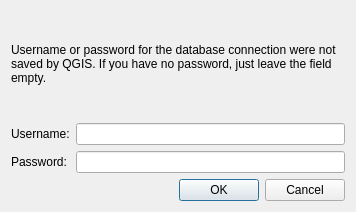
<?xml version="1.0" encoding="UTF-8"?>
<ui version="4.0">
 <class>AskCredentials</class>
 <widget class="QDialog" name="AskCredentials">
  <property name="geometry">
   <rect>
    <x>0</x>
    <y>0</y>
    <width>356</width>
    <height>212</height>
   </rect>
  </property>
  <property name="windowTitle">
   <string>Dialog</string>
  </property>
  <layout class="QVBoxLayout" name="verticalLayout">
   <item>
    <widget class="QLabel" name="label_3">
     <property name="text">
      <string>&lt;html&gt;&lt;head/&gt;&lt;body&gt;&lt;p&gt;Username or password for the database connection were not
       saved by QGIS. If you have no password, just leave the field empty.&lt;/p&gt;&lt;/body&gt;&lt;/html&gt;
      </string>
     </property>
     <property name="wordWrap">
      <bool>true</bool>
     </property>
    </widget>
   </item>
   <item>
    <layout class="QGridLayout" name="gridLayout">
     <item row="0" column="1">
      <widget class="QLineEdit" name="userLineEdit"/>
     </item>
     <item row="0" column="0">
      <widget class="QLabel" name="label">
       <property name="text">
        <string>Username:</string>
       </property>
      </widget>
     </item>
     <item row="1" column="0">
      <widget class="QLabel" name="label_2">
       <property name="text">
        <string>Password:</string>
       </property>
      </widget>
     </item>
     <item row="1" column="1">
      <widget class="QLineEdit" name="pwdLineEdit">
       <property name="echoMode">
        <enum>QLineEdit::Password</enum>
       </property>
      </widget>
     </item>
    </layout>
   </item>
   <item>
    <widget class="QDialogButtonBox" name="buttonBox">
     <property name="orientation">
      <enum>Qt::Horizontal</enum>
     </property>
     <property name="standardButtons">
      <set>QDialogButtonBox::Cancel|QDialogButtonBox::Ok</set>
     </property>
    </widget>
   </item>
  </layout>
 </widget>
 <resources/>
 <connections>
  <connection>
   <sender>buttonBox</sender>
   <signal>accepted()</signal>
   <receiver>AskCredentials</receiver>
   <slot>accept()</slot>
   <hints>
    <hint type="sourcelabel">
     <x>248</x>
     <y>254</y>
    </hint>
    <hint type="destinationlabel">
     <x>157</x>
     <y>274</y>
    </hint>
   </hints>
  </connection>
  <connection>
   <sender>buttonBox</sender>
   <signal>rejected()</signal>
   <receiver>AskCredentials</receiver>
   <slot>reject()</slot>
   <hints>
    <hint type="sourcelabel">
     <x>316</x>
     <y>260</y>
    </hint>
    <hint type="destinationlabel">
     <x>286</x>
     <y>274</y>
    </hint>
   </hints>
  </connection>
 </connections>
</ui>
